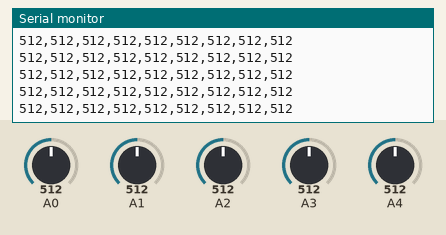
Bench run of a sketch on a simulated Arduino Uno, built with avr-gcc and run on an emulated ATmega328P. Shown: the last lines printed to the serial monitor. The inputs (shaded band) are chosen by the test bench; at power-on: A0 = 512, A1 = 512, A2 = 512, A3 = 512, A4 = 512.

Above: at 1.2 s.
1.3 s: A0 set to 108
At 1.9 s:
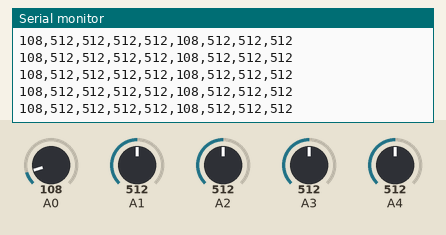
4.3 s: A0 set to 91
At 5.2 s:
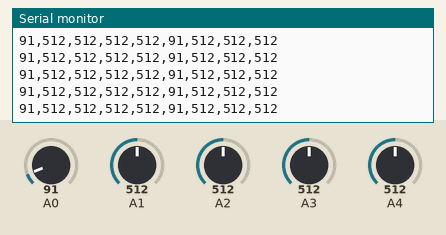
Timing chart, 0 to 7.3 s (numbered marks = the images above; inputs shaded):
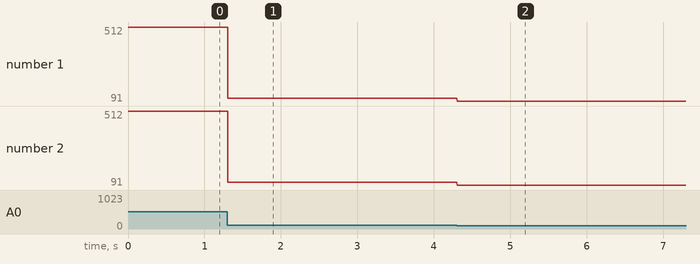

The sketch:

testMega9s.ino
```cpp
void setup() {
  Serial.begin(115200);
}
void loop() {
  Serial.print(analogRead(0));
  Serial.print(",");
  Serial.print(analogRead(1));
  Serial.print(",");
  Serial.print(analogRead(2));
  Serial.print(",");
  Serial.print(analogRead(3));
  Serial.print(",");
  Serial.print(analogRead(4));
  Serial.print(",");
  Serial.print(analogRead(8));
  Serial.print(",");
  Serial.print(analogRead(9));
  Serial.print(",");
  Serial.print(analogRead(10));
  Serial.print(",");
  Serial.println(analogRead(11));
}
```

Measured:
- after the input at 1.3 s, the serial monitor: prints a new line at once (image 1)
- after the input at 4.3 s, the serial monitor: prints a new line at once (image 2)
- plotted number 1: 512 → 108 after the input at 1.3 s, 108 → 91 after the input at 4.3 s
- plotted number 2: 512 → 108 after the input at 1.3 s, 108 → 91 after the input at 4.3 s
